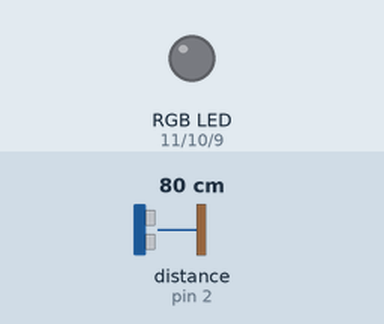
A sketch run on a simulated Arduino Uno, built with avr-gcc and run on an emulated ATmega328P. Shown: an RGB LED mixed from three pins (HIGH = lit). Wiring (inferred from the names in the program): ultrasonic range finder: trigger pin 3; echo pin 2. The test bench sets the inputs (shaded band); at power-on: distance to the obstacle (sensor on pin 2) 80 cm. The echo pulse lasts 58.3 µs per cm; pins used as bus, display or sensor lines are not drawn; what the sketch prints to the serial monitor is not drawn.

Above: at 1.2 s.
1.3 s: distance to the obstacle (sensor on pin 2) set to 2 cm
At 1.9 s:
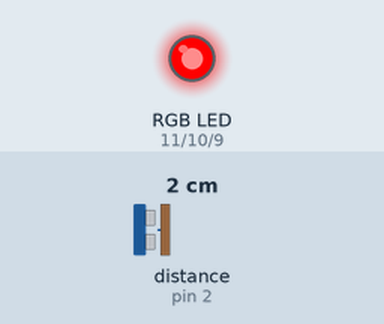
2.8 s: distance to the obstacle (sensor on pin 2) set to 18 cm
At 3.7 s:
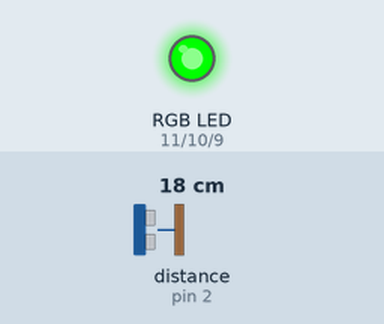
4.3 s: distance to the obstacle (sensor on pin 2) set to 4 cm
At 5.3 s:
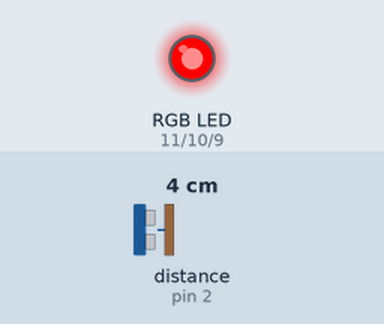
5.8 s: distance to the obstacle (sensor on pin 2) set to 35 cm
At 6.1 s:
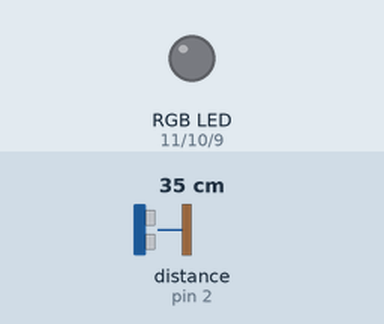
7.3 s: distance to the obstacle (sensor on pin 2) set to 28 cm
At 8.1 s:
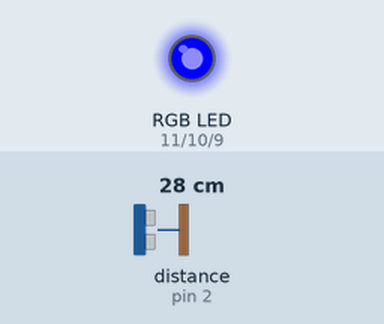
8.8 s: distance to the obstacle (sensor on pin 2) set to 23 cm
10.3 s: distance to the obstacle (sensor on pin 2) set to 18 cm
At 11.5 s:
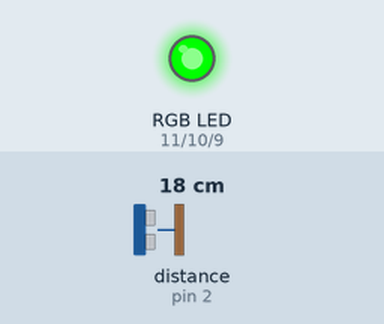
Timing chart, 0 to 12.8 s (numbered marks = the images above; inputs shaded):
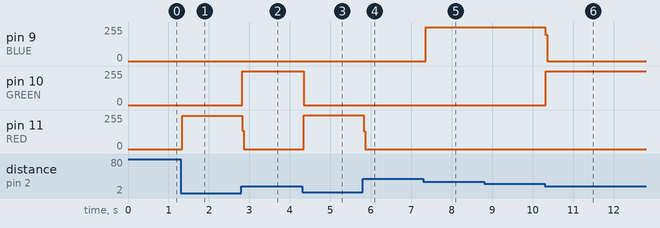

The sketch:

UltraSonic_Sensor.ino
```cpp
#define TRIG 3
#define ECHO 2
#define RED 11
#define GREEN 10
#define BLUE 9

void setup() {
  pinMode(TRIG, OUTPUT);
  pinMode(ECHO, INPUT);
  pinMode(RED, OUTPUT);
  pinMode(GREEN, OUTPUT);
  pinMode(BLUE, OUTPUT);
  Serial.begin(9600);
}

void loop() {
  Ultra_Trigger(TRIG);
  // ECHO 핀에 초음파가 들어오는 시간을 계산
  // 반환된 값에 58.2를 나눈 이유는 시간을 cm로 변경하기 위함
  long distance = pulseIn(ECHO, HIGH) / 58.2;
  Serial.println(distance);
  analogWrite(RED, 0);
  analogWrite(GREEN, 0);
  analogWrite(BLUE, 0);
  if(distance < 10){
    analogWrite(RED, 255);
  }else if(distance < 20){
    analogWrite(GREEN, 255);
  }else if(distance < 30){
    analogWrite(BLUE, 255);
  }
}

void Ultra_Trigger(int trig){
  digitalWrite(trig, LOW);
  delayMicroseconds(2);
  digitalWrite(trig, HIGH);
  delayMicroseconds(2);
  digitalWrite(trig, LOW);
}
```

Measured:
- the behaviour switches between 31 and 30 cm on distance to the obstacle (sensor on pin 2) (found by bisection; images 4 and 5)
- the behaviour switches between 21 and 20 cm on distance to the obstacle (sensor on pin 2) (found by bisection; images 5 and 6)
- after the input at 1.3 s, pin 11 (RED): 0/255 → 250/255 at once
- after the input at 2.8 s, pin 10 (GREEN): 0/255 → 254/255 at once; pin 11 (RED): 250/255 → 0/255 at once
- after the input at 4.3 s, pin 10 (GREEN): 254/255 → 0/255 at once; pin 11 (RED): 0/255 → 253/255 at once
- after the input at 5.8 s, pin 11 (RED): 253/255 → 0/255 at once
- after the input at 7.3 s, pin 9 (BLUE): 0/255 → 254/255 after 0.05 s
- after the input at 10.3 s, pin 9 (BLUE): 254/255 → 0/255 at once; pin 10 (GREEN): 0/255 → 255/255 at once
